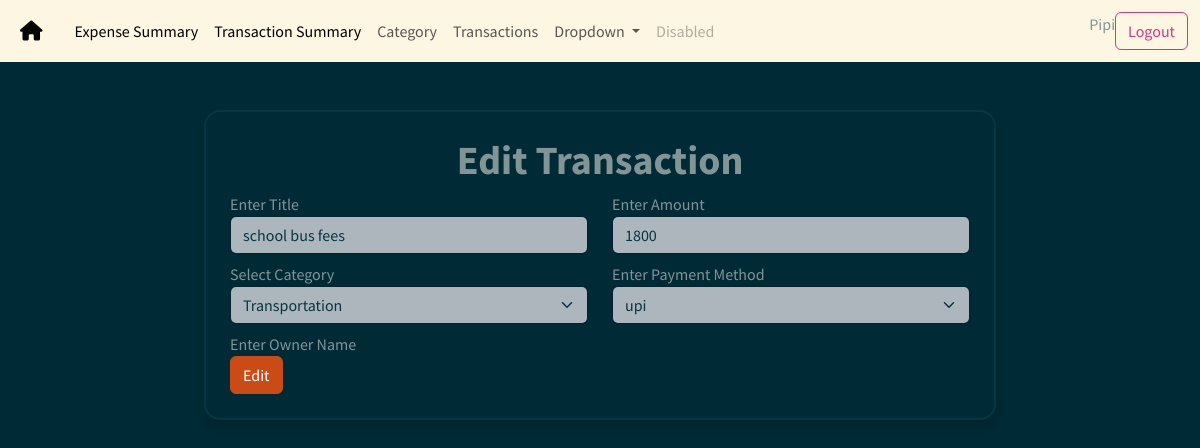
/transaction/4/edit/ (signed in), run on the app's committed database.
### budget/models.py (models this page shows, shortened)
class Transactions(models.Model):
    title=models.CharField(max_length=200)
    amount=models.PositiveBigIntegerField()
    category_obj=models.ForeignKey(Category,on_delete=models.CASCADE)
    payment_options=(
        ("cash","cash"),
        ("upi","upi"),
        ("card","card"),
    )
    payment_method=models.CharField(max_length=200,choices=payment_options,default="cash")
    created_date=models.DateTimeField(auto_now_add=True)
    owner=models.ForeignKey(User,on_delete=models.CASCADE)

### budget/views.py (the view, shortened to what this page needs)
# urls.py: path('transaction/<int:pk>/edit/',views.TransactionUpdateView.as_view(),name="transaction-edit"),
@method_decorator(signin_required,name="dispatch")
class TransactionUpdateView(View):
    def get(self,request,*args,**kwargs):
        id=kwargs.get("pk")
        trans_obj=Transactions.objects.get(id=id)
        form_instance=TransactionForm(instance=trans_obj)
        return render(request,"transaction_edit.html",{"form":form_instance})

### budget/forms.py
class TransactionForm(forms.ModelForm):
    class Meta:
        model=Transactions
        fields=["title","amount","category_obj","payment_method"]
        widgets={
            "title":forms.TextInput(attrs={"class":"form-control mb-2"}),
            "amount":forms.NumberInput(attrs={"class":"form-control mb-2"}),
            "category_obj":forms.Select(attrs={"class":"form-control form-select mb-2"}),
            "payment_method":forms.Select(attrs={"Class":"form-control form-select mb-2"}),
        }

### budget/models.py (called while the page is built)
    def __str__(self) :
        return self.name

### budget/templates/transaction_edit.html (shortened to what this page needs)
{%extends 'base.html'%}
{%block main_block%}
<div class="row mt-5">
    <div class="col-2"></div>
    <div class="col-8">
    <form action=""method="post" class="border border-dark border-2 p-4 rounded rounded-4 shadow">
        <h1 align="center" class=""><b>Edit Transaction</b></h1>
        <div class="row">
            <div class="col-6">
                <label for="">Enter Title</label>
                {{form.title}}
            </div>
            <div class="col-6">
                <label for="">Enter Amount</label>
                {{form.amount}}
            </div>
        </div>
        <div class="row">
            <div class="col-6">
                <label for="">Select Category</label>
                {{form.category_obj}}
            </div>
            <div class="col-6">
                <label for="">Enter Payment Method</label>
                {{form.payment_method}}
            </div>
        </div>
        <div class="row">
            <div class="col-12">
                <label for="">Enter Owner Name</label>
            </div>
        </div>
        <button type="submit" class="btn btn-warning">Edit</button>
    </form>
</div>
<div class="col-2"></div>
</div>
{%endblock%}

### budget/templates/base.html (shortened to what this page needs)
<!DOCTYPE html>
{%load static%}
<html lang="en">
<head>
    <link rel="stylesheet" href="{%static 'css/bootstrap.min.css'%}">
    <link rel="stylesheet" href="https://cdnjs.cloudflare.com/ajax/libs/font-awesome/6.6.0/css/all.min.css" />
</head>
<body>
    <nav class="navbar navbar-expand-lg navbar-light bg-light">
        <div class="container-fluid">
          <a class="navbar-brand" href="#"><i class="fa-solid fa-house p-2"></i></a>
          <div class="collapse navbar-collapse" id="navbarSupportedContent">
            <ul class="navbar-nav me-auto mb-2 mb-lg-0">
              <li class="nav-item">
                <a class="nav-link active" aria-current="page" href="{%url 'expense-summary'%}">Expense Summary</a>
              </li>
              <li class="nav-item">
                <a class="nav-link active" aria-current="page" href="{%url 'transaction-summary'%}">Transaction Summary</a>
              </li>
              <li class="nav-item">
                <a class="nav-link" href="{%url 'category-add'%}">Category</a>
              </li>
              <li class="nav-item">
                <a class="nav-link" href="{%url 'transactions-add'%}">Transactions</a>
              </li>
              <li class="nav-item dropdown">
                <a class="nav-link dropdown-toggle" href="#" id="navbarDropdown" role="button" data-bs-toggle="dropdown" aria-expanded="false">
                  Dropdown
                </a>
              </li>
              <li class="nav-item">
                <a class="nav-link disabled" href="#" tabindex="-1" aria-disabled="true">Disabled</a>
              </li>
            </ul>
              <form class="d-flex" role="search">
              {{request.user}}
              <a href="{%url 'signout'%}" class="btn btn-outline-danger">Logout</a>
            </form>
          </div>
        </div>
      </nav>
      {%block main_block%}
      {%endblock%}
</body>
</html>

### data on the page
Transactions: title "school bus fees", amount "1800", category_obj "Transportation", payment_method "upi"

### other printed values
{{ request.user }} "Pipi"
